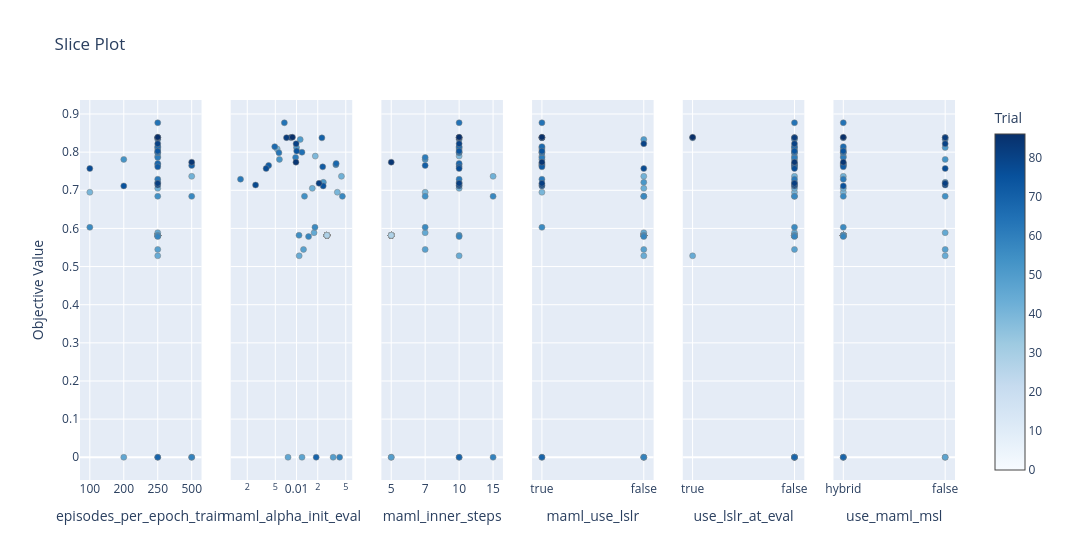

Notebook source saved alongside this figure:
### Code cell
fig_slice = plot_slice(study, params=params_to_plot_MAML)
fig_slice.show()

### Figure 1 — Plotly figure (JSON) as saved in the notebook; plotly's stock layout.template omitted (floating-point values rounded to 4 significant figures)
{"data": [{"marker": {"color": [0, 1, 2, 3, 4, 5, 6, 7, 8, 9, 10, 11, 12, 13, 14, 15, 16, 17, 18, 19, 20, 21, 22, 23, 24, 25, 26, 27, 28, 39, 40, 41, 42, 43, 44, 45, 46, 47, 48, 49, 50, 51, 52, 53, 54, 55, 56, 57, 58, 59, 60, 61, 62, 63, 64, 65, 67, 68, 69, 70, 71, 72, 74, 75, 77, 78, 79, 80, 81, 82, 84, 86], "colorbar": {"title": {"text": "Trial"}, "x": 1, "xpad": 40}, "colorscale": [[0, "rgb(247,251,255)"], [0.125, "rgb(222,235,247)"], [0.25, "rgb(198,219,239)"], [0.375, "rgb(158,202,225)"], [0.5, "rgb(107,174,214)"], [0.625, "rgb(66,146,198)"], [0.75, "rgb(33,113,181)"], [0.875, "rgb(8,81,156)"], [1, "rgb(8,48,107)"]], "line": {"color": "Grey", "width": 0.5}, "showscale": true}, "mode": "markers", "name": "Feasible Trial", "showlegend": false, "type": "scatter", "x": [250, 250, 250, 250, 250, 250, 250, 250, 250, 250, 250, 250, 250, 250, 250, 250, 250, 250, 250, 250, 250, 250, 250, 250, 250, 250, 250, 250, 250, 250, 100, 250, 500, 250, 250, 250, 200, 250, 250, 500, 250, 250, 250, 200, 250, 250, 100, 500, 250, 500, 250, 250, 250, 250, 250, 250, 250, 250, 250, 250, 500, 250, 250, 200, 100, 250, 250, 250, 250, 250, 500, 250], "xaxis": "x", "y": [0.5819, 0.5819, 0.5819, 0.5819, 0.5819, 0.5819, 0.5819, 0.5819, 0.5819, 0.5819, 0.5819, 0.5819, 0.5819, 0.5819, 0.5819, 0.5819, 0.5819, 0.5819, 0.5819, 0.5819, 0.5819, 0.5819, 0.5819, 0.5819, 0.5819, 0.5819, 0.5819, 0.5819, 0.5819, 0.7897, 0.6949, 0.8083, 0.7367, 0.7051, 0.5282, 0.5887, 0, 0, 0.5449, 0, 0.8332, 0.8122, 0.7208, 0.781, 0.6843, 0.5821, 0.6029, 0.6841, 0.5786, 0, 0.7671, 0.7863, 0.7291, 0.7985, 0.8771, 0.7998, 0.8145, 0.7703, 0, 0.8375, 0.7651, 0.7615, 0.8028, 0.7115, 0.7571, 0.7139, 0.8385, 0.8221, 0.7181, 0.838, 0.7738, 0.8392], "yaxis": "y"}, {"marker": {"color": [0, 1, 2, 3, 4, 5, 6, 7, 8, 9, 10, 11, 12, 13, 14, 15, 16, 17, 18, 19, 20, 21, 22, 23, 24, 25, 26, 27, 28, 39, 40, 41, 42, 43, 44, 45, 46, 47, 48, 49, 50, 51, 52, 53, 54, 55, 56, 57, 58, 59, 60, 61, 62, 63, 64, 65, 67, 68, 69, 70, 71, 72, 74, 75, 77, 78, 79, 80, 81, 82, 84, 86], "colorbar": {"title": {"text": "Trial"}, "x": 1, "xpad": 40}, "colorscale": [[0, "rgb(247,251,255)"], [0.125, "rgb(222,235,247)"], [0.25, "rgb(198,219,239)"], [0.375, "rgb(158,202,225)"], [0.5, "rgb(107,174,214)"], [0.625, "rgb(66,146,198)"], [0.75, "rgb(33,113,181)"], [0.875, "rgb(8,81,156)"], [1, "rgb(8,48,107)"]], "line": {"color": "Grey", "width": 0.5}, "showscale": false}, "mode": "markers", "name": "Feasible Trial", "showlegend": false, "type": "scatter", "x": [0.027, 0.027, 0.027, 0.027, 0.027, 0.027, 0.027, 0.027, 0.027, 0.027, 0.027, 0.027, 0.027, 0.027, 0.027, 0.027, 0.027, 0.027, 0.027, 0.027, 0.027, 0.027, 0.027, 0.027, 0.027, 0.027, 0.027, 0.027, 0.027, 0.01845, 0.03791, 0.005317, 0.04335, 0.01674, 0.0109, 0.01774, 0.007577, 0.01195, 0.01256, 0.03309, 0.01128, 0.009987, 0.02403, 0.005718, 0.01296, 0.01085, 0.01827, 0.04475, 0.01482, 0.04087, 0.03613, 0.009701, 0.001604, 0.005624, 0.006718, 0.01194, 0.004905, 0.03651, 0.019, 0.02291, 0.00402, 0.02353, 0.01006, 0.02388, 0.003702, 0.002622, 0.008297, 0.009865, 0.02086, 0.007208, 0.009815, 0.008744], "xaxis": "x2", "y": [0.5819, 0.5819, 0.5819, 0.5819, 0.5819, 0.5819, 0.5819, 0.5819, 0.5819, 0.5819, 0.5819, 0.5819, 0.5819, 0.5819, 0.5819, 0.5819, 0.5819, 0.5819, 0.5819, 0.5819, 0.5819, 0.5819, 0.5819, 0.5819, 0.5819, 0.5819, 0.5819, 0.5819, 0.5819, 0.7897, 0.6949, 0.8083, 0.7367, 0.7051, 0.5282, 0.5887, 0, 0, 0.5449, 0, 0.8332, 0.8122, 0.7208, 0.781, 0.6843, 0.5821, 0.6029, 0.6841, 0.5786, 0, 0.7671, 0.7863, 0.7291, 0.7985, 0.8771, 0.7998, 0.8145, 0.7703, 0, 0.8375, 0.7651, 0.7615, 0.8028, 0.7115, 0.7571, 0.7139, 0.8385, 0.8221, 0.7181, 0.838, 0.7738, 0.8392], "yaxis": "y2"}, {"marker": {"color": [0, 1, 2, 3, 4, 5, 6, 7, 8, 9, 10, 11, 12, 13, 14, 15, 16, 17, 18, 19, 20, 21, 22, 23, 24, 25, 26, 27, 28, 39, 40, 41, 42, 43, 44, 45, 46, 47, 48, 49, 50, 51, 52, 53, 54, 55, 56, 57, 58, 59, 60, 61, 62, 63, 64, 65, 67, 68, 69, 70, 71, 72, 74, 75, 77, 78, 79, 80, 81, 82, 84, 86], "colorbar": {"title": {"text": "Trial"}, "x": 1, "xpad": 40}, "colorscale": [[0, "rgb(247,251,255)"], [0.125, "rgb(222,235,247)"], [0.25, "rgb(198,219,239)"], [0.375, "rgb(158,202,225)"], [0.5, "rgb(107,174,214)"], [0.625, "rgb(66,146,198)"], [0.75, "rgb(33,113,181)"], [0.875, "rgb(8,81,156)"], [1, "rgb(8,48,107)"]], "line": {"color": "Grey", "width": 0.5}, "showscale": false}, "mode": "markers", "name": "Feasible Trial", "showlegend": false, "type": "scatter", "x": [5, 5, 5, 5, 5, 5, 5, 5, 5, 5, 5, 5, 5, 5, 5, 5, 5, 5, 5, 5, 5, 5, 5, 5, 5, 5, 5, 5, 5, 10, 7, 10, 15, 10, 10, 7, 10, 5, 7, 5, 10, 10, 10, 7, 7, 10, 7, 15, 10, 15, 10, 7, 10, 10, 10, 10, 10, 10, 10, 10, 7, 10, 10, 10, 10, 10, 10, 10, 10, 10, 5, 10], "xaxis": "x3", "y": [0.5819, 0.5819, 0.5819, 0.5819, 0.5819, 0.5819, 0.5819, 0.5819, 0.5819, 0.5819, 0.5819, 0.5819, 0.5819, 0.5819, 0.5819, 0.5819, 0.5819, 0.5819, 0.5819, 0.5819, 0.5819, 0.5819, 0.5819, 0.5819, 0.5819, 0.5819, 0.5819, 0.5819, 0.5819, 0.7897, 0.6949, 0.8083, 0.7367, 0.7051, 0.5282, 0.5887, 0, 0, 0.5449, 0, 0.8332, 0.8122, 0.7208, 0.781, 0.6843, 0.5821, 0.6029, 0.6841, 0.5786, 0, 0.7671, 0.7863, 0.7291, 0.7985, 0.8771, 0.7998, 0.8145, 0.7703, 0, 0.8375, 0.7651, 0.7615, 0.8028, 0.7115, 0.7571, 0.7139, 0.8385, 0.8221, 0.7181, 0.838, 0.7738, 0.8392], "yaxis": "y3"}, {"marker": {"color": [0, 1, 2, 3, 4, 5, 6, 7, 8, 9, 10, 11, 12, 13, 14, 15, 16, 17, 18, 19, 20, 21, 22, 23, 24, 25, 26, 27, 28, 39, 40, 41, 42, 43, 44, 45, 46, 47, 48, 49, 50, 51, 52, 53, 54, 55, 56, 57, 58, 59, 60, 61, 62, 63, 64, 65, 67, 68, 69, 70, 71, 72, 74, 75, 77, 78, 79, 80, 81, 82, 84, 86], "colorbar": {"title": {"text": "Trial"}, "x": 1, "xpad": 40}, "colorscale": [[0, "rgb(247,251,255)"], [0.125, "rgb(222,235,247)"], [0.25, "rgb(198,219,239)"], [0.375, "rgb(158,202,225)"], [0.5, "rgb(107,174,214)"], [0.625, "rgb(66,146,198)"], [0.75, "rgb(33,113,181)"], [0.875, "rgb(8,81,156)"], [1, "rgb(8,48,107)"]], "line": {"color": "Grey", "width": 0.5}, "showscale": false}, "mode": "markers", "name": "Feasible Trial", "showlegend": false, "type": "scatter", "x": [false, false, false, false, false, false, false, false, false, false, false, false, false, false, false, false, false, false, false, false, false, false, false, false, false, false, false, false, false, true, true, true, false, false, false, false, false, false, false, true, false, true, false, true, false, false, true, false, false, false, true, true, true, true, true, true, true, true, true, true, true, true, true, true, false, true, true, false, true, true, true, true], "xaxis": "x4", "y": [0.5819, 0.5819, 0.5819, 0.5819, 0.5819, 0.5819, 0.5819, 0.5819, 0.5819, 0.5819, 0.5819, 0.5819, 0.5819, 0.5819, 0.5819, 0.5819, 0.5819, 0.5819, 0.5819, 0.5819, 0.5819, 0.5819, 0.5819, 0.5819, 0.5819, 0.5819, 0.5819, 0.5819, 0.5819, 0.7897, 0.6949, 0.8083, 0.7367, 0.7051, 0.5282, 0.5887, 0, 0, 0.5449, 0, 0.8332, 0.8122, 0.7208, 0.781, 0.6843, 0.5821, 0.6029, 0.6841, 0.5786, 0, 0.7671, 0.7863, 0.7291, 0.7985, 0.8771, 0.7998, 0.8145, 0.7703, 0, 0.8375, 0.7651, 0.7615, 0.8028, 0.7115, 0.7571, 0.7139, 0.8385, 0.8221, 0.7181, 0.838, 0.7738, 0.8392], "yaxis": "y4"}, {"marker": {"color": [0, 1, 2, 3, 4, 5, 6, 7, 8, 9, 10, 11, 12, 13, 14, 15, 16, 17, 18, 19, 20, 21, 22, 23, 24, 25, 26, 27, 28, 39, 40, 41, 42, 43, 44, 45, 46, 47, 48, 49, 50, 51, 52, 53, 54, 55, 56, 57, 58, 59, 60, 61, 62, 63, 64, 65, 67, 68, 69, 70, 71, 72, 74, 75, 77, 78, 79, 80, 81, 82, 84, 86], "colorbar": {"title": {"text": "Trial"}, "x": 1, "xpad": 40}, "colorscale": [[0, "rgb(247,251,255)"], [0.125, "rgb(222,235,247)"], [0.25, "rgb(198,219,239)"], [0.375, "rgb(158,202,225)"], [0.5, "rgb(107,174,214)"], [0.625, "rgb(66,146,198)"], [0.75, "rgb(33,113,181)"], [0.875, "rgb(8,81,156)"], [1, "rgb(8,48,107)"]], "line": {"color": "Grey", "width": 0.5}, "showscale": false}, "mode": "markers", "name": "Feasible Trial", "showlegend": false, "type": "scatter", "x": [false, false, false, false, false, false, false, false, false, false, false, false, false, false, false, false, false, false, false, false, false, false, false, false, false, false, false, false, false, false, false, false, false, false, true, false, false, false, false, false, false, false, false, false, false, false, false, false, false, false, false, false, false, false, false, false, false, false, false, true, false, false, false, false, false, false, false, false, false, false, false, true], "xaxis": "x5", "y": [0.5819, 0.5819, 0.5819, 0.5819, 0.5819, 0.5819, 0.5819, 0.5819, 0.5819, 0.5819, 0.5819, 0.5819, 0.5819, 0.5819, 0.5819, 0.5819, 0.5819, 0.5819, 0.5819, 0.5819, 0.5819, 0.5819, 0.5819, 0.5819, 0.5819, 0.5819, 0.5819, 0.5819, 0.5819, 0.7897, 0.6949, 0.8083, 0.7367, 0.7051, 0.5282, 0.5887, 0, 0, 0.5449, 0, 0.8332, 0.8122, 0.7208, 0.781, 0.6843, 0.5821, 0.6029, 0.6841, 0.5786, 0, 0.7671, 0.7863, 0.7291, 0.7985, 0.8771, 0.7998, 0.8145, 0.7703, 0, 0.8375, 0.7651, 0.7615, 0.8028, 0.7115, 0.7571, 0.7139, 0.8385, 0.8221, 0.7181, 0.838, 0.7738, 0.8392], "yaxis": "y5"}, {"marker": {"color": [0, 1, 2, 3, 4, 5, 6, 7, 8, 9, 10, 11, 12, 13, 14, 15, 16, 17, 18, 19, 20, 21, 22, 23, 24, 25, 26, 27, 28, 39, 40, 41, 42, 43, 44, 45, 46, 47, 48, 49, 50, 51, 52, 53, 54, 55, 56, 57, 58, 59, 60, 61, 62, 63, 64, 65, 67, 68, 69, 70, 71, 72, 74, 75, 77, 78, 79, 80, 81, 82, 84, 86], "colorbar": {"title": {"text": "Trial"}, "x": 1, "xpad": 40}, "colorscale": [[0, "rgb(247,251,255)"], [0.125, "rgb(222,235,247)"], [0.25, "rgb(198,219,239)"], [0.375, "rgb(158,202,225)"], [0.5, "rgb(107,174,214)"], [0.625, "rgb(66,146,198)"], [0.75, "rgb(33,113,181)"], [0.875, "rgb(8,81,156)"], [1, "rgb(8,48,107)"]], "line": {"color": "Grey", "width": 0.5}, "showscale": false}, "mode": "markers", "name": "Feasible Trial", "showlegend": false, "type": "scatter", "x": ["hybrid", "hybrid", "hybrid", "hybrid", "hybrid", "hybrid", "hybrid", "hybrid", "hybrid", "hybrid", "hybrid", "hybrid", "hybrid", "hybrid", "hybrid", "hybrid", "hybrid", "hybrid", "hybrid", "hybrid", "hybrid", "hybrid", "hybrid", "hybrid", "hybrid", "hybrid", "hybrid", "hybrid", "hybrid", "hybrid", "hybrid", "hybrid", "hybrid", "hybrid", false, false, false, false, false, "hybrid", false, false, false, false, false, "hybrid", "hybrid", "hybrid", "hybrid", "hybrid", "hybrid", "hybrid", "hybrid", "hybrid", "hybrid", "hybrid", "hybrid", "hybrid", "hybrid", "hybrid", "hybrid", "hybrid", "hybrid", "hybrid", false, false, false, false, false, false, "hybrid", "hybrid"], "xaxis": "x6", "y": [0.5819, 0.5819, 0.5819, 0.5819, 0.5819, 0.5819, 0.5819, 0.5819, 0.5819, 0.5819, 0.5819, 0.5819, 0.5819, 0.5819, 0.5819, 0.5819, 0.5819, 0.5819, 0.5819, 0.5819, 0.5819, 0.5819, 0.5819, 0.5819, 0.5819, 0.5819, 0.5819, 0.5819, 0.5819, 0.7897, 0.6949, 0.8083, 0.7367, 0.7051, 0.5282, 0.5887, 0, 0, 0.5449, 0, 0.8332, 0.8122, 0.7208, 0.781, 0.6843, 0.5821, 0.6029, 0.6841, 0.5786, 0, 0.7671, 0.7863, 0.7291, 0.7985, 0.8771, 0.7998, 0.8145, 0.7703, 0, 0.8375, 0.7651, 0.7615, 0.8028, 0.7115, 0.7571, 0.7139, 0.8385, 0.8221, 0.7181, 0.838, 0.7738, 0.8392], "yaxis": "y6"}], "layout": {"title": {"text": "Slice Plot"}, "width": 1800, "xaxis": {"anchor": "y", "categoryarray": [100, 200, 250, 500], "categoryorder": "array", "domain": [0, 0.1389], "title": {"text": "episodes_per_epoch_train"}, "type": "category"}, "xaxis2": {"anchor": "y2", "domain": [0.1722, 0.3111], "title": {"text": "maml_alpha_init_eval"}, "type": "log"}, "xaxis3": {"anchor": "y3", "categoryarray": [5, 7, 10, 15], "categoryorder": "array", "domain": [0.3444, 0.4833], "title": {"text": "maml_inner_steps"}, "type": "category"}, "xaxis4": {"anchor": "y4", "categoryarray": [true, false], "categoryorder": "array", "domain": [0.5167, 0.6556], "title": {"text": "maml_use_lslr"}, "type": "category"}, "xaxis5": {"anchor": "y5", "categoryarray": [true, false], "categoryorder": "array", "domain": [0.6889, 0.8278], "title": {"text": "use_lslr_at_eval"}, "type": "category"}, "xaxis6": {"anchor": "y6", "categoryarray": ["hybrid", false], "categoryorder": "array", "domain": [0.8611, 1], "title": {"text": "use_maml_msl"}, "type": "category"}, "yaxis": {"anchor": "x", "domain": [0, 1], "title": {"text": "Objective Value"}}, "yaxis2": {"anchor": "x2", "domain": [0, 1], "matches": "y", "showticklabels": false}, "yaxis3": {"anchor": "x3", "domain": [0, 1], "matches": "y", "showticklabels": false}, "yaxis4": {"anchor": "x4", "domain": [0, 1], "matches": "y", "showticklabels": false}, "yaxis5": {"anchor": "x5", "domain": [0, 1], "matches": "y", "showticklabels": false}, "yaxis6": {"anchor": "x6", "domain": [0, 1], "matches": "y", "showticklabels": false}}}
